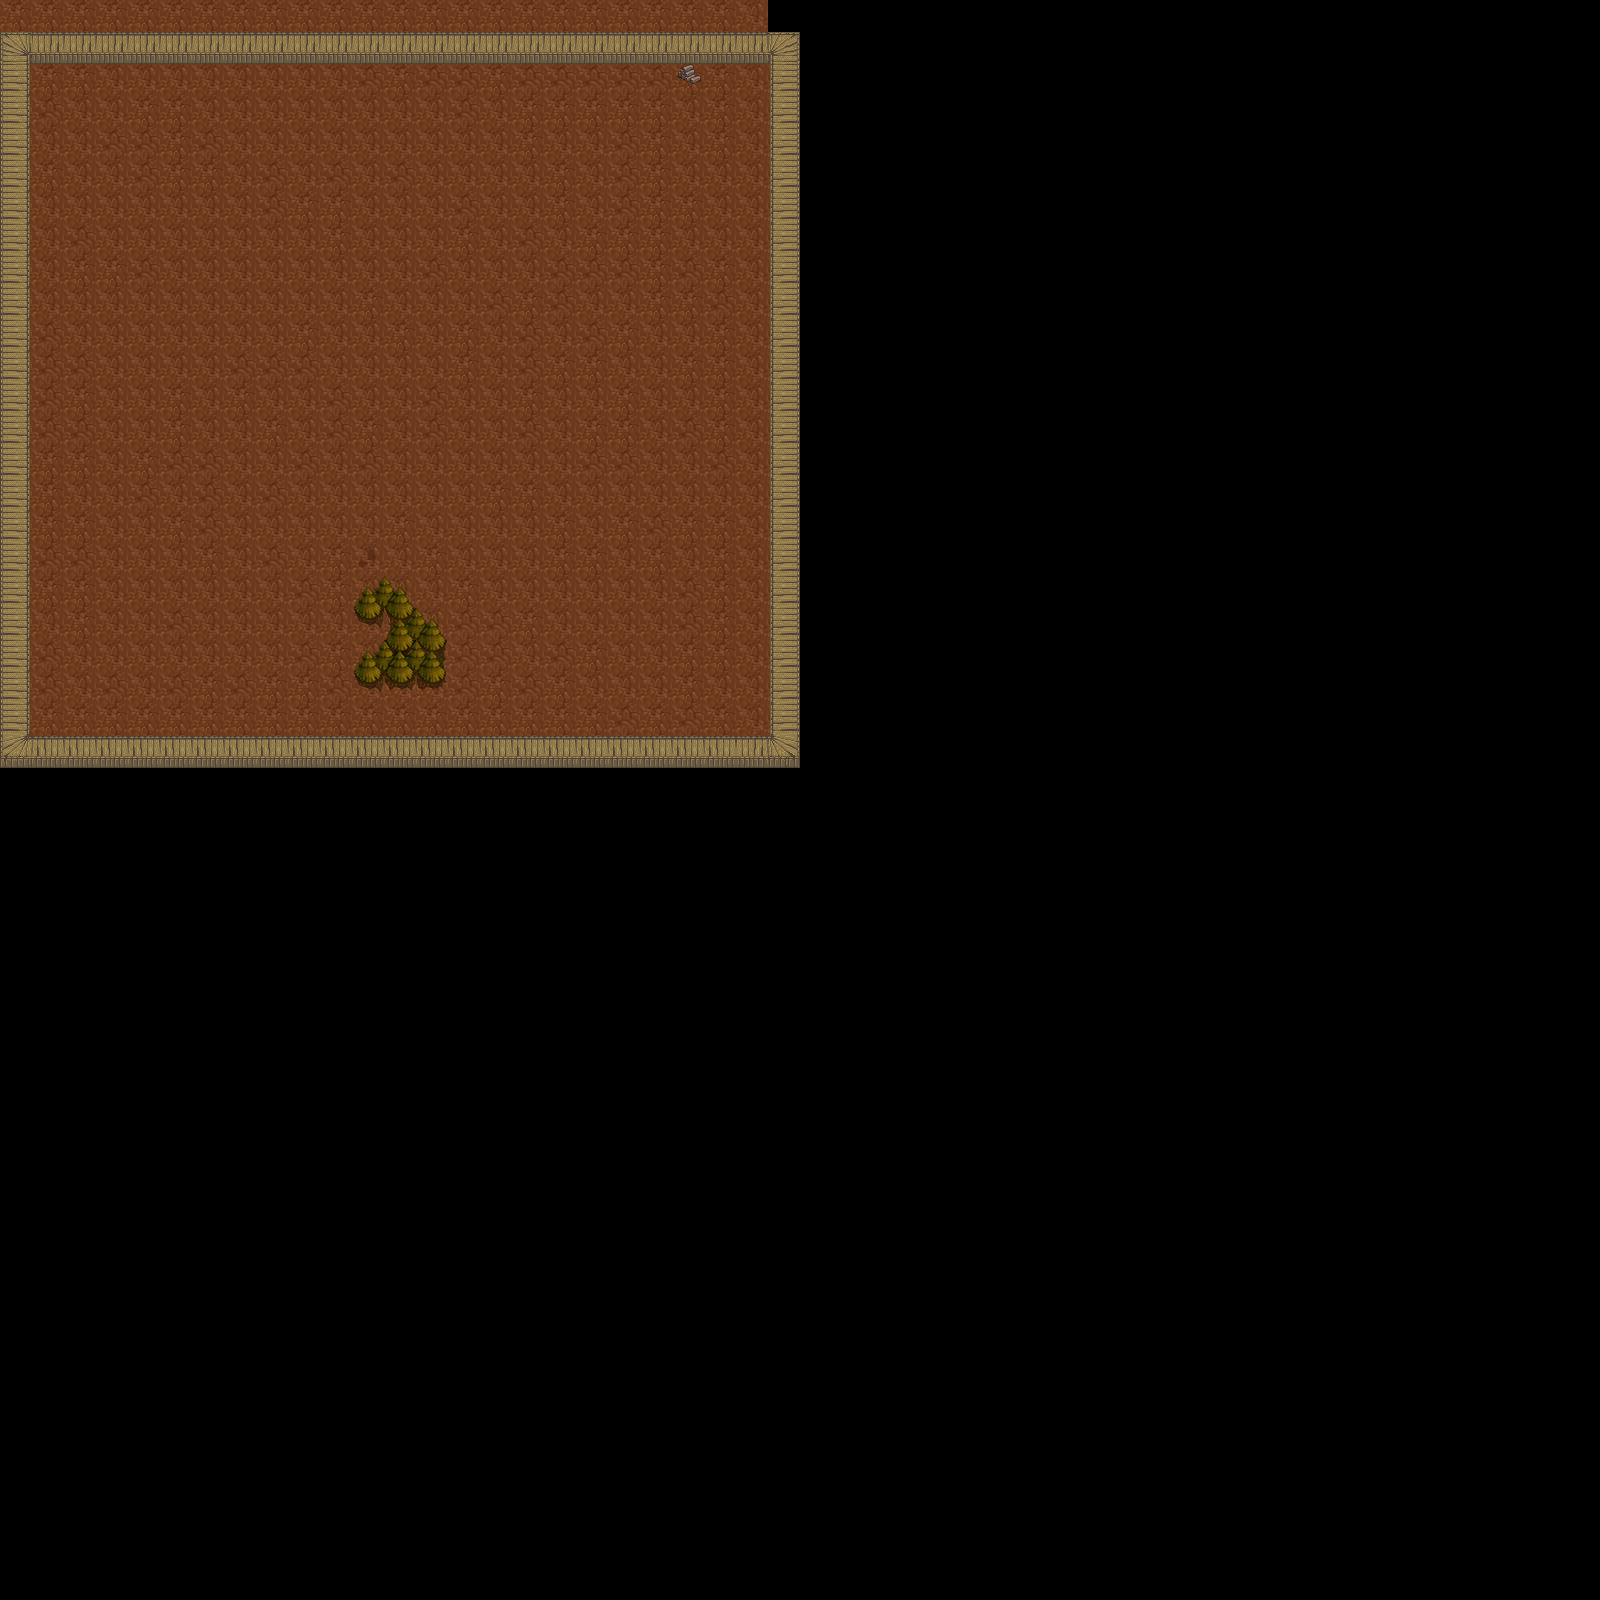

A 2D game scene composited from a Tiled map and its tileset images. What follows is a short description and the map's XML, with each tile layer's data collapsed to a summary:
An orthogonal 50x50 tile map with 32x32 px tiles, 3 tile layers (floor, walls, props), 2 tilesets.

<map version="1.0" orientation="orthogonal" renderorder="right-down" width="50" height="50" tilewidth="32" tileheight="32" nextobjectid="1">
 <properties>
  <property name="borderXLeft" value="0" />
  <property name="borderXRight" value="800" />
  <property name="borderYDown" value="768" />
  <property name="borderYUp" value="0" />
 </properties>
 <tileset firstgid="1" name="hyptosis" tilewidth="32" tileheight="32">
  <image source="../../resources/stolen/hyptosis.png" width="960" height="960" />
 </tileset>
 <tileset firstgid="901" name="grass" tilewidth="32" tileheight="32">
  <image source="../../resources/platforms/grass.png" width="384" height="288" />
 </tileset>
 <layer name="floor" width="50" height="50">
  <properties>
   <property name="collision" value="false" />
  </properties>
  <data>[2500 cells, 596 non-empty, 7 distinct tile ids]</data>
 </layer>
 <layer name="walls" width="50" height="50">
  <properties>
   <property name="collision" value="true" />
  </properties>
  <data>[2500 cells, 92 non-empty, 8 distinct tile ids]</data>
 </layer>
 <layer name="props" width="50" height="50" opacity="0.9">
  <properties>
   <property name="collision" value="true" />
  </properties>
  <data>[2500 cells, 13 non-empty, 10 distinct tile ids]</data>
 </layer>
</map>
